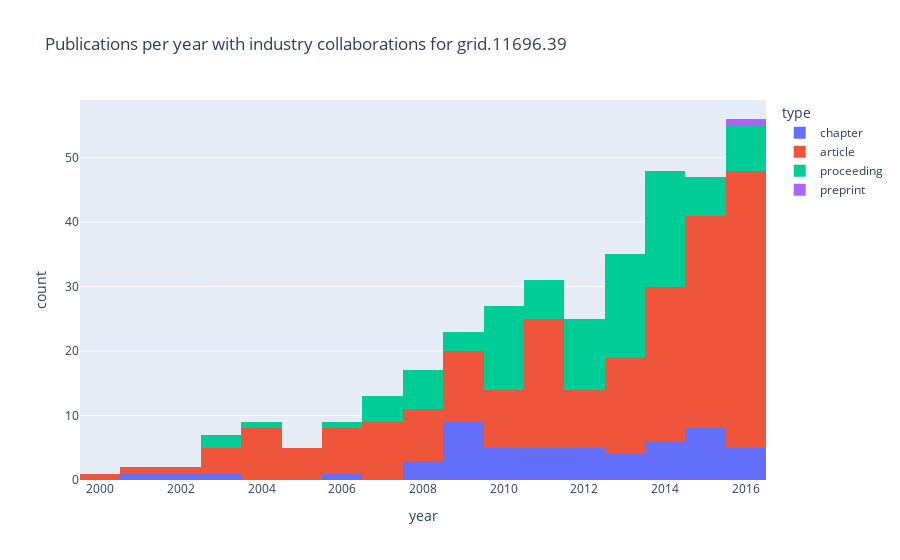

Notebook cell for this chart:
### Markdown cell above
## 3. Analyses 

In this section we will build some visualizations that help understanding the data we extracted. 

### 3.1 Count of Publications per year from Industry Collaborations

A simple histogram chart can tell us the rate of publications per year.

### Code cell
px.histogram(pubs, 
             x="year", 
             color="type",
             title=f"Publications per year with industry collaborations for {GRIDID}")

### Figure 1 — Plotly figure (JSON) as saved in the notebook; plotly's stock layout.template omitted (floating-point values rounded to 4 significant figures; data arrays with more than 128 entries replaced by an {"elided": "..."} marker saying what was removed)
{"data": [{"alignmentgroup": "True", "bingroup": "x", "hovertemplate": "type=chapter<br>year=%{x}<br>count=%{y}<extra></extra>", "legendgroup": "chapter", "marker": {"color": "#636efa"}, "name": "chapter", "offsetgroup": "chapter", "orientation": "v", "showlegend": true, "type": "histogram", "x": [2016, 2016, 2016, 2015, 2015, 2014, 2014, 2014, 2013, 2013, 2012, 2012, 2011, 2011, 2009, 2009, 2009, 2009, 2008, 2003, 2010, 2009, 2012, 2010, 2006, 2016, 2015, 2012, 2012, 2011, 2009, 2008, 2002, 2010, 2001, 2008, 2015, 2009, 2011, 2010, 2010, 2013, 2015, 2013, 2014, 2016, 2015, 2014, 2015, 2009, 2011, 2009, 2014, 2015], "xaxis": "x", "yaxis": "y"}, {"alignmentgroup": "True", "bingroup": "x", "hovertemplate": "type=article<br>year=%{x}<br>count=%{y}<extra></extra>", "legendgroup": "article", "marker": {"color": "#EF553B"}, "name": "article", "offsetgroup": "article", "orientation": "v", "showlegend": true, "type": "histogram", "x": {"elided": "208 int values"}, "xaxis": "x", "yaxis": "y"}, {"alignmentgroup": "True", "bingroup": "x", "hovertemplate": "type=proceeding<br>year=%{x}<br>count=%{y}<extra></extra>", "legendgroup": "proceeding", "marker": {"color": "#00cc96"}, "name": "proceeding", "offsetgroup": "proceeding", "orientation": "v", "showlegend": true, "type": "histogram", "x": [2016, 2016, 2016, 2015, 2015, 2015, 2014, 2014, 2014, 2014, 2014, 2014, 2013, 2013, 2013, 2013, 2013, 2012, 2012, 2012, 2011, 2011, 2010, 2010, 2010, 2008, 2008, 2007, 2014, 2014, 2014, 2013, 2012, 2014, 2013, 2012, 2016, 2014, 2014, 2012, 2012, 2011, 2010, 2010, 2010, 2006, 2016, 2012, 2011, 2016, 2008, 2013, 2009, 2007, 2013, 2014, 2013, 2004, 2016, 2010, 2003, 2012, 2011, 2009, 2015, 2013, 2012, 2010, 2010, 2014, 2013, 2014, 2003, 2010, 2008, 2007, 2014, 2013, 2013, 2012, 2008, 2007, 2015, 2014, 2014, 2013, 2013, 2010, 2008, 2010, 2010, 2009, 2015, 2011], "xaxis": "x", "yaxis": "y"}, {"alignmentgroup": "True", "bingroup": "x", "hovertemplate": "type=preprint<br>year=%{x}<br>count=%{y}<extra></extra>", "legendgroup": "preprint", "marker": {"color": "#ab63fa"}, "name": "preprint", "offsetgroup": "preprint", "orientation": "v", "showlegend": true, "type": "histogram", "x": [2016], "xaxis": "x", "yaxis": "y"}], "layout": {"autosize": true, "barmode": "relative", "legend": {"title": {"text": "type"}, "tracegroupgap": 0}, "title": {"text": "Publications per year with industry collaborations for grid.11696.39"}, "xaxis": {"anchor": "y", "autorange": true, "domain": [0, 1], "range": [2000.0, 2016.0], "title": {"text": "year"}, "type": "linear"}, "yaxis": {"anchor": "x", "autorange": true, "domain": [0, 1], "range": [0, 58.95], "title": {"text": "count"}}}}
